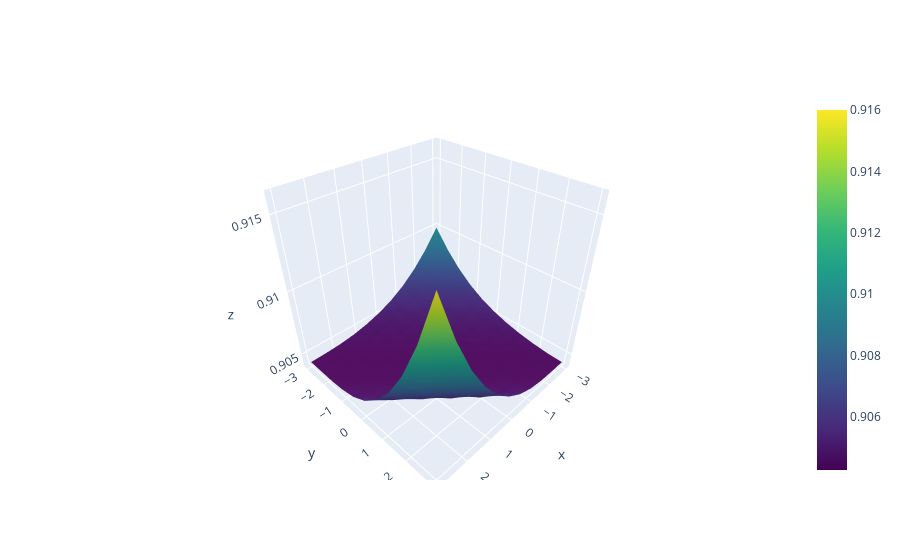

Notebook code cell kept with this figure:
### Code cell
import plotly.graph_objects as go

fig = go.Figure(data=[go.Surface(z=vals, x=X, y=Y, colorscale="Viridis")])

# fig.update_layout(title='Function', autosize=False,
#                   width=1000, height=800,
#                   margin=dict(l=65, r=50, b=65, t=90))

fig.show()
